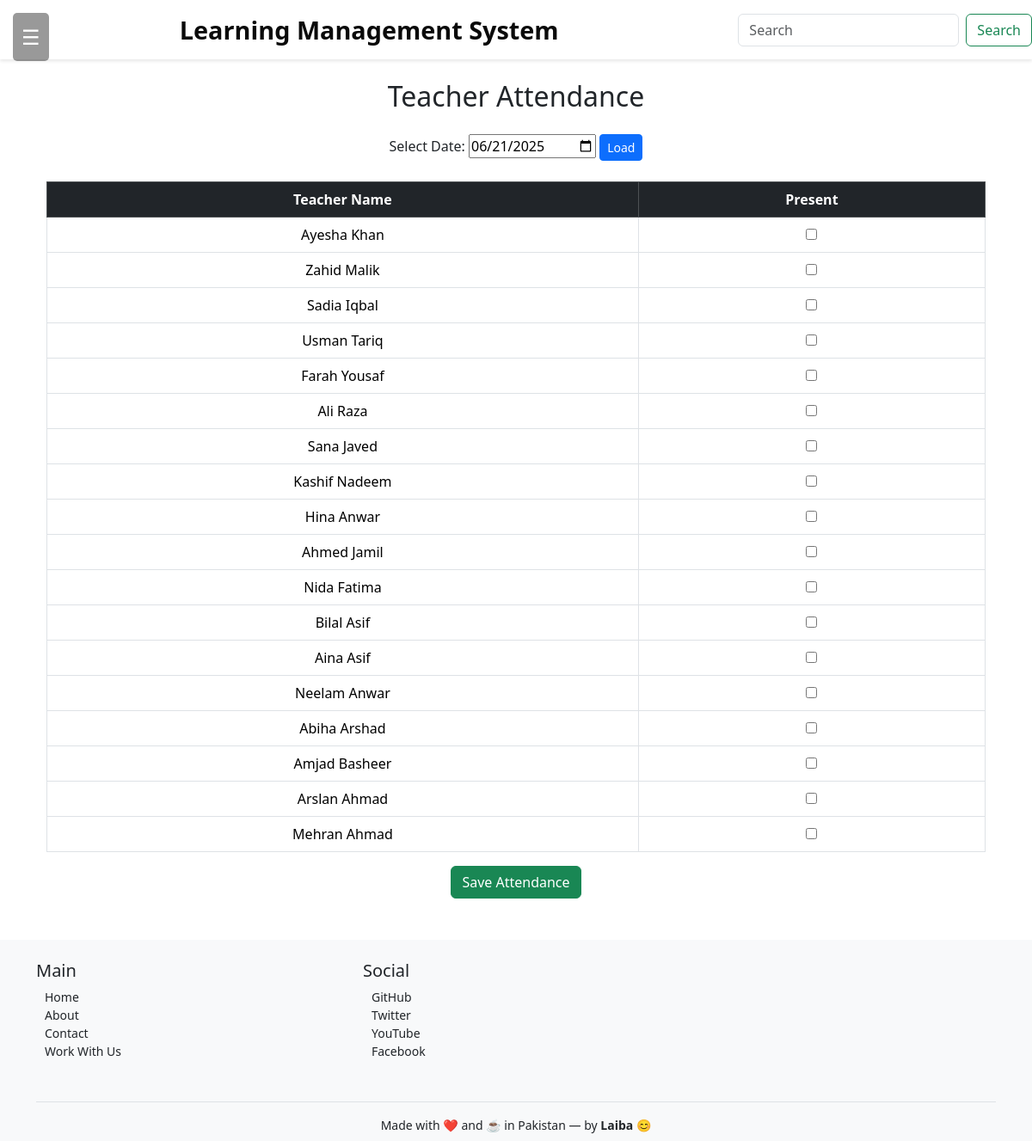
Screenshot of /teacherattendance/ with the database file from the repository.
### academic_app/models.py (models this page shows, shortened)
class Teacher(models.Model):
    name = models.CharField(max_length=100)
    email = models.EmailField(unique=True)
    phone = models.CharField(max_length=15, blank=True, null=True)
    joining_date = models.DateField()
    qualification = models.CharField(max_length=200, blank=True, null=True)
    departement = models.CharField(max_length=100, blank=True, null=True)
    image = models.ImageField(upload_to='course_images/', blank=True, null=True)

### academic_app/views.py (the view, shortened to what this page needs)
# urls.py: path('teacherattendance/', TeacherAttendanceList.as_view(), name='TeacherAttendance'),
class TeacherAttendanceList(View):
    def get(self, request):
        selected_date = request.GET.get('date')
        if selected_date:
            selected_date = datetime.strptime(selected_date, '%Y-%m-%d').date()
        else:
            selected_date = date.today()
        teachers = Teacher.objects.all()
        attendances = TeacherAttendance.objects.filter(date=selected_date)
        present_ids = [a.teacher.id for a in attendances if a.status == 'Present']
        return render(request, 'academic_app/teacherattendence.html', {
            'teachers': teachers,
            'selected_date': selected_date,
            'present_ids': present_ids,
        })

### academic_app/templates/academic_app/teacherattendence.html (shortened to what this page needs)
{% extends 'academic_app/basic.html' %}
{% block body %}
<div class="container mt-4">
  <h2 class="mb-4 text-center">Teacher Attendance</h2>
  <form method="get" class="text-center mb-4">
    <label for="date">Select Date:</label>
    <input type="date" id="date" name="date" value="{{ selected_date|date:'Y-m-d' }}">
    <button type="submit" class="btn btn-primary btn-sm">Load</button>
  </form>
  <form method="post">
    <table class="table table-bordered text-center">
      <thead class="table-dark">
        <tr>
          <th>Teacher Name</th>
          <th>Present</th>
        </tr>
      </thead>
      <tbody>
        {% for teacher in teachers %}
        <tr>
          <td>{{ teacher.name }}</td>
          <td>
            <input type="checkbox" name="present_{{ teacher.id }}" {% if teacher.id in present_ids %}checked{% endif %}>
          </td>
        </tr>
        {% endfor %}
      </tbody>
    </table>
    <div class="text-center">
      <button type="submit" class="btn btn-success">Save Attendance</button>
    </div>
  </form>
</div>
{% endblock %}

### academic_app/templates/academic_app/basic.html (style rules this page uses)
html, body { margin: 0; padding: 0; height: 100%; width: 100%; font-family: 'Segoe UI', Tahoma, sans-serif; }

### rows the page displays
Teacher: name "Ayesha Khan"
Teacher: name "Zahid Malik"
Teacher: name "Sadia Iqbal"
Teacher: name "Usman Tariq"
Teacher: name "Farah Yousaf"
Teacher: name "Ali Raza"
Teacher: name "Sana Javed"
Teacher: name "Kashif Nadeem"
Teacher: name "Hina Anwar"
Teacher: name "Ahmed Jamil"
Teacher: name "Nida Fatima"
Teacher: name "Bilal Asif"
Teacher: name "Aina Asif"
Teacher: name "Neelam Anwar"
Teacher: name "Abiha Arshad"
Teacher: name "Amjad Basheer"
Teacher: name "Arslan Ahmad"
Teacher: name "Mehran Ahmad"
